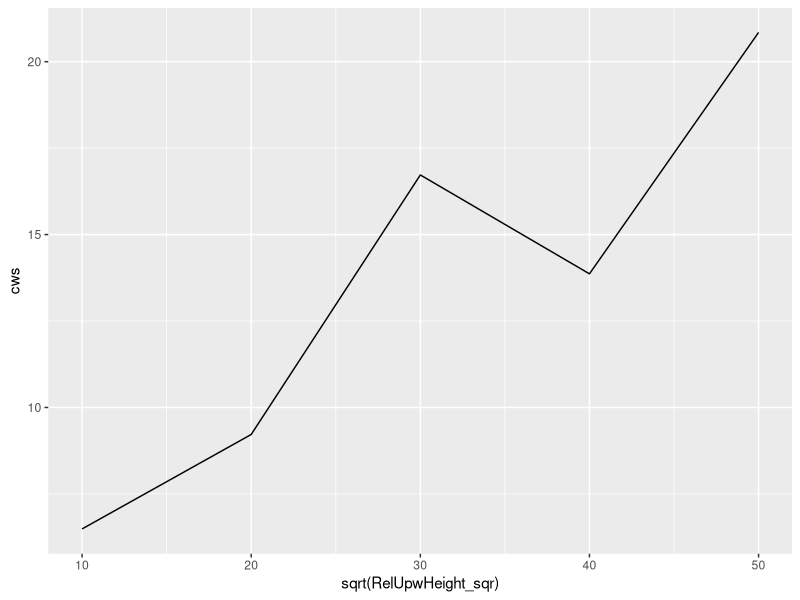

Source code (R):

# Regression coefficients for critical wind speeds
# Based on Heinonen et al. paper

rm(list = ls())

library(ggplot2)


# Scots pine
# -----------------------
b0 = 7.601
b.taper = 2213.940
b.height_m = -0.629
b.height_relUpwHeight_sqr = -0.0000482  # squared!
b.RelUpwHeight_sqr = 0.00269            # squared!!
b.gapSize = -0.398

# Get a vector of coefficients for PINE
coef.pine = c(b0, b.taper, b.height_m, b.height_relUpwHeight_sqr, b.RelUpwHeight_sqr, b.gapSize)




# Norway spruce
# -----------------------
b0 = -0.761
b.taper = 2445.533
b.height_m = -0.412
b.height_relUpwHeight_sqr = -0.000103
b.RelUpwHeight_sqr = 0.00648
b.gapSize = -0.414

# Get a vector of coefficients for SPRUCE
coef.spruce = c(b0, b.taper, b.height_m, b.height_relUpwHeight_sqr, b.RelUpwHeight_sqr, b.gapSize)




# Birch
# ------------------------
b0 = 9.150
b.taper = 2142.711
b.height_m = -0.632
b.height_relUpwHeight_sqr = -0.0000479
b.RelUpwHeight_sqr = 0.00269
b.gapSize = -0.403

# Get a vector of coefficients for BIRCH
coef.birch = c(b0, b.taper, b.height_m, b.height_relUpwHeight_sqr, b.RelUpwHeight_sqr, b.gapSize)



# Taper ranges:
# 1:125 = 0.008
# 1:67 = 0.01492537


# Dummy predictors
# calculate taper
# structure the table
# calculate critical wind speed
# If the wind speed is more than CWS of a tree, tree will die

n = 5
df <- data.frame(dbh_cm = c(12,14,20,30,42),
                 height_m = c(20,20,20,28,30),
                 RelUpwHeight_sqr = seq(10,50,10)^2,         # const, range, squared!!!
                 gapSize = rep(5, n))                        # min gap size, constant
                 

# Calculate the taper - in cm
df$taper = df$dbh_cm/df$height_m/100

# remove the dbh, and not used further in formula
df<-subset(df, select=-c(dbh_cm))


# expad the dataframe to have all predictors as columns
# relUpwHeight is squared in the original table
df$b0 = rep(1,n)
df$height_RelUpwSqr <- df$height_m * df$RelUpwHeight_sqr


# Reorder of columns to follow the regression formula
df <- df[c("b0", 
           "taper", 
           "height_m", 
           "height_RelUpwSqr",
           "RelUpwHeight_sqr",  
           "gapSize")]


# multiply the vector of coefficients with the dataframe of predictors
# the column and vectors have to hev same order!!!
df.mult = sweep(df, 2, coef.pine, FUN="*")


# Calculate critical wind speeds 
# CWS = sum of the partial multiplication in a regression formula
df$cws = rowSums(df.mult)


# Check the plot

ggplot(data = df, 
       aes(x= sqrt(RelUpwHeight_sqr), y = cws)) +
  geom_line()






weight = 2213.940












alpha = 7.601
weight = 2213.940

length = -0.032
height = -0.629
size = 0.345
area = 3
  
  
